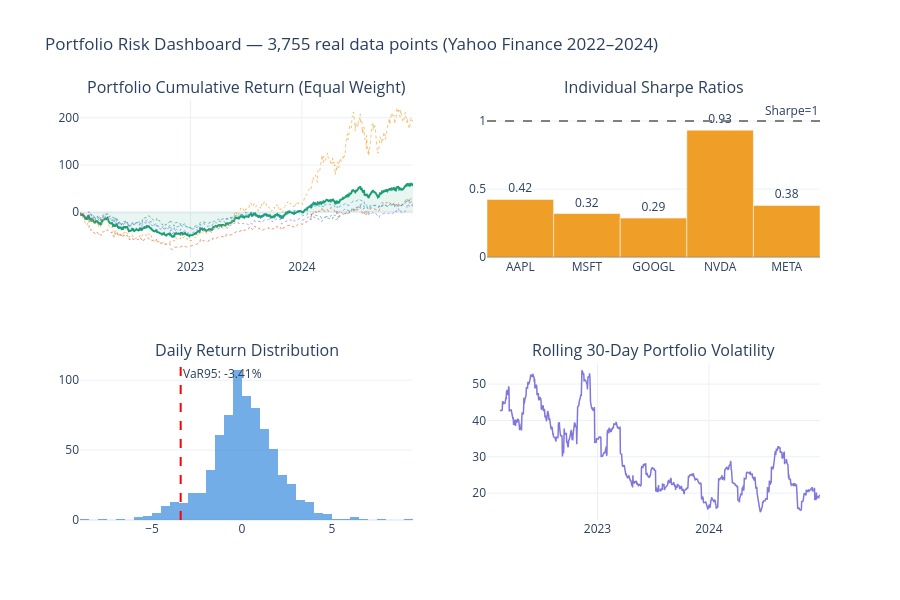

Notebook code for this chart:
### Markdown cell above
## 7. Portfolio Risk Dashboard

### Code cell
weights = np.array([0.20, 0.20, 0.20, 0.20, 0.20])
port_rets = returns.dot(weights)

ann_ret  = port_rets.mean() * 252 * 100
ann_vol  = port_rets.std()  * np.sqrt(252) * 100
sharpe   = ann_ret / ann_vol
var95    = np.percentile(port_rets, 5) * 100
var99    = np.percentile(port_rets, 1) * 100
cum      = (1 + port_rets).cumprod()
max_dd   = ((cum - cum.cummax()) / cum.cummax()).min() * 100

indiv_sharpes = {
    t: (returns[t].mean() * 252) / (returns[t].std() * np.sqrt(252))
    for t in TICKERS
}

fig = make_subplots(rows=2, cols=2,
    subplot_titles=[
        'Portfolio Cumulative Return (Equal Weight)',
        'Individual Sharpe Ratios',
        'Daily Return Distribution',
        'Rolling 30-Day Portfolio Volatility'
    ])

# Cumulative return
fig.add_trace(go.Scatter(
    x=cum.index, y=(cum - 1) * 100,
    fill='tozeroy',
    line=dict(color='#1D9E75', width=2),
    fillcolor='rgba(29,158,117,0.1)',
    name='Portfolio'
), row=1, col=1)

# Add individual ticker cumulative returns
for ticker, color in zip(TICKERS, colors):
    cum_t = (1 + returns[ticker]).cumprod()
    fig.add_trace(go.Scatter(
        x=cum_t.index, y=(cum_t - 1) * 100,
        line=dict(color=color, width=1, dash='dot'),
        name=ticker, opacity=0.6
    ), row=1, col=1)

# Sharpe bars
sharpe_vals = list(indiv_sharpes.values())
bar_colors = ['#1D9E75' if s > 1 else '#EF9F27' if s > 0 else '#D85A30'
              for s in sharpe_vals]
fig.add_trace(go.Bar(
    x=list(indiv_sharpes.keys()),
    y=sharpe_vals,
    marker_color=bar_colors,
    text=[f'{s:.2f}' for s in sharpe_vals],
    textposition='outside',
    name='Sharpe'
), row=1, col=2)
fig.add_hline(y=1.0, line_dash='dash', line_color='gray',
    annotation_text='Sharpe=1', row=1, col=2)
fig.add_hline(y=0, line_color='black', line_width=0.5, row=1, col=2)

# Return distribution
fig.add_trace(go.Histogram(
    x=port_rets * 100, nbinsx=60,
    marker_color='#378ADD', opacity=0.7,
    name='Returns'
), row=2, col=1)
fig.add_vline(x=var95, line_dash='dash', line_color='red',
    annotation_text=f'VaR95: {var95:.2f}%', row=2, col=1)

# Rolling vol
roll_vol = port_rets.rolling(30).std() * np.sqrt(252) * 100
fig.add_trace(go.Scatter(
    x=roll_vol.index, y=roll_vol,
    line=dict(color='#7F77DD', width=1.5),
    name='Port Vol'
), row=2, col=2)

total_pts = len(returns) * len(TICKERS)
fig.update_layout(
    height=600, template='plotly_white',
    title=f'Portfolio Risk Dashboard — {total_pts:,} real data points (Yahoo Finance 2022–2024)',
    showlegend=False
)
fig.show()

print('\n=== Portfolio Summary (Equal Weight, Real Data) ===')
print(f'Ann. Return   : {ann_ret:.2f}%')
print(f'Ann. Vol      : {ann_vol:.2f}%')
print(f'Sharpe Ratio  : {sharpe:.3f}')
print(f'VaR 95%       : {var95:.3f}%')
print(f'VaR 99%       : {var99:.3f}%')
print(f'Max Drawdown  : {max_dd:.2f}%')
print(f'\nIndividual Sharpe Ratios:')
for t, s in indiv_sharpes.items():
    print(f'  {t}: {s:.3f}')

### Figure 1 — Plotly figure (JSON) as saved in the notebook; plotly's stock layout.template omitted (floating-point values rounded to 4 significant figures; data arrays with more than 128 entries replaced by an {"elided": "..."} marker saying what was removed)
{"data": [{"fill": "tozeroy", "fillcolor": "rgba(29,158,117,0.1)", "line": {"color": "#1D9E75", "width": 2}, "name": "Portfolio", "type": "scatter", "x": {"elided": "751 str values"}, "xaxis": "x", "y": {"elided": "751 float values"}, "yaxis": "y"}, {"line": {"color": "#1D9E75", "dash": "dot", "width": 1}, "name": "AAPL", "opacity": 0.6, "type": "scatter", "x": {"elided": "751 str values"}, "xaxis": "x", "y": {"elided": "751 float values"}, "yaxis": "y"}, {"line": {"color": "#378ADD", "dash": "dot", "width": 1}, "name": "MSFT", "opacity": 0.6, "type": "scatter", "x": {"elided": "751 str values"}, "xaxis": "x", "y": {"elided": "751 float values"}, "yaxis": "y"}, {"line": {"color": "#7F77DD", "dash": "dot", "width": 1}, "name": "GOOGL", "opacity": 0.6, "type": "scatter", "x": {"elided": "751 str values"}, "xaxis": "x", "y": {"elided": "751 float values"}, "yaxis": "y"}, {"line": {"color": "#EF9F27", "dash": "dot", "width": 1}, "name": "NVDA", "opacity": 0.6, "type": "scatter", "x": {"elided": "751 str values"}, "xaxis": "x", "y": {"elided": "751 float values"}, "yaxis": "y"}, {"line": {"color": "#D85A30", "dash": "dot", "width": 1}, "name": "META", "opacity": 0.6, "type": "scatter", "x": {"elided": "751 str values"}, "xaxis": "x", "y": {"elided": "751 float values"}, "yaxis": "y"}, {"marker": {"color": ["#EF9F27", "#EF9F27", "#EF9F27", "#EF9F27", "#EF9F27"]}, "name": "Sharpe", "text": ["0.42", "0.32", "0.29", "0.93", "0.38"], "textposition": "outside", "type": "bar", "x": ["AAPL", "MSFT", "GOOGL", "NVDA", "META"], "xaxis": "x2", "y": [0.4246, 0.3209, 0.2872, 0.9329, 0.3807], "yaxis": "y2"}, {"marker": {"color": "#378ADD"}, "name": "Returns", "nbinsx": 60, "opacity": 0.7, "type": "histogram", "x": {"elided": "751 float values"}, "xaxis": "x3", "yaxis": "y3"}, {"line": {"color": "#7F77DD", "width": 1.5}, "name": "Port Vol", "type": "scatter", "x": {"elided": "751 str values"}, "xaxis": "x4", "y": {"elided": "751 float values"}, "yaxis": "y4"}], "layout": {"annotations": [{"font": {"size": 16}, "showarrow": false, "text": "Portfolio Cumulative Return (Equal Weight)", "x": 0.225, "xanchor": "center", "xref": "paper", "y": 1, "yanchor": "bottom", "yref": "paper"}, {"font": {"size": 16}, "showarrow": false, "text": "Individual Sharpe Ratios", "x": 0.775, "xanchor": "center", "xref": "paper", "y": 1, "yanchor": "bottom", "yref": "paper"}, {"font": {"size": 16}, "showarrow": false, "text": "Daily Return Distribution", "x": 0.225, "xanchor": "center", "xref": "paper", "y": 0.375, "yanchor": "bottom", "yref": "paper"}, {"font": {"size": 16}, "showarrow": false, "text": "Rolling 30-Day Portfolio Volatility", "x": 0.775, "xanchor": "center", "xref": "paper", "y": 0.375, "yanchor": "bottom", "yref": "paper"}, {"showarrow": false, "text": "Sharpe=1", "x": 1, "xanchor": "right", "xref": "x2 domain", "y": 1, "yanchor": "bottom", "yref": "y2"}, {"showarrow": false, "text": "VaR95: -3.41%", "x": -3.407, "xanchor": "left", "xref": "x3", "y": 1, "yanchor": "top", "yref": "y3 domain"}], "height": 600, "shapes": [{"line": {"color": "gray", "dash": "dash"}, "type": "line", "x0": 0, "x1": 1, "xref": "x2 domain", "y0": 1, "y1": 1, "yref": "y2"}, {"line": {"color": "black", "width": 0.5}, "type": "line", "x0": 0, "x1": 1, "xref": "x2 domain", "y0": 0, "y1": 0, "yref": "y2"}, {"line": {"color": "red", "dash": "dash"}, "type": "line", "x0": -3.407, "x1": -3.407, "xref": "x3", "y0": 0, "y1": 1, "yref": "y3 domain"}], "showlegend": false, "title": {"text": "Portfolio Risk Dashboard — 3,755 real data points (Yahoo Finance 2022–2024)"}, "xaxis": {"anchor": "y", "domain": [0, 0.45]}, "xaxis2": {"anchor": "y2", "domain": [0.55, 1]}, "xaxis3": {"anchor": "y3", "domain": [0, 0.45]}, "xaxis4": {"anchor": "y4", "domain": [0.55, 1]}, "yaxis": {"anchor": "x", "domain": [0.625, 1]}, "yaxis2": {"anchor": "x2", "domain": [0.625, 1]}, "yaxis3": {"anchor": "x3", "domain": [0, 0.375]}, "yaxis4": {"anchor": "x4", "domain": [0, 0.375]}}}
